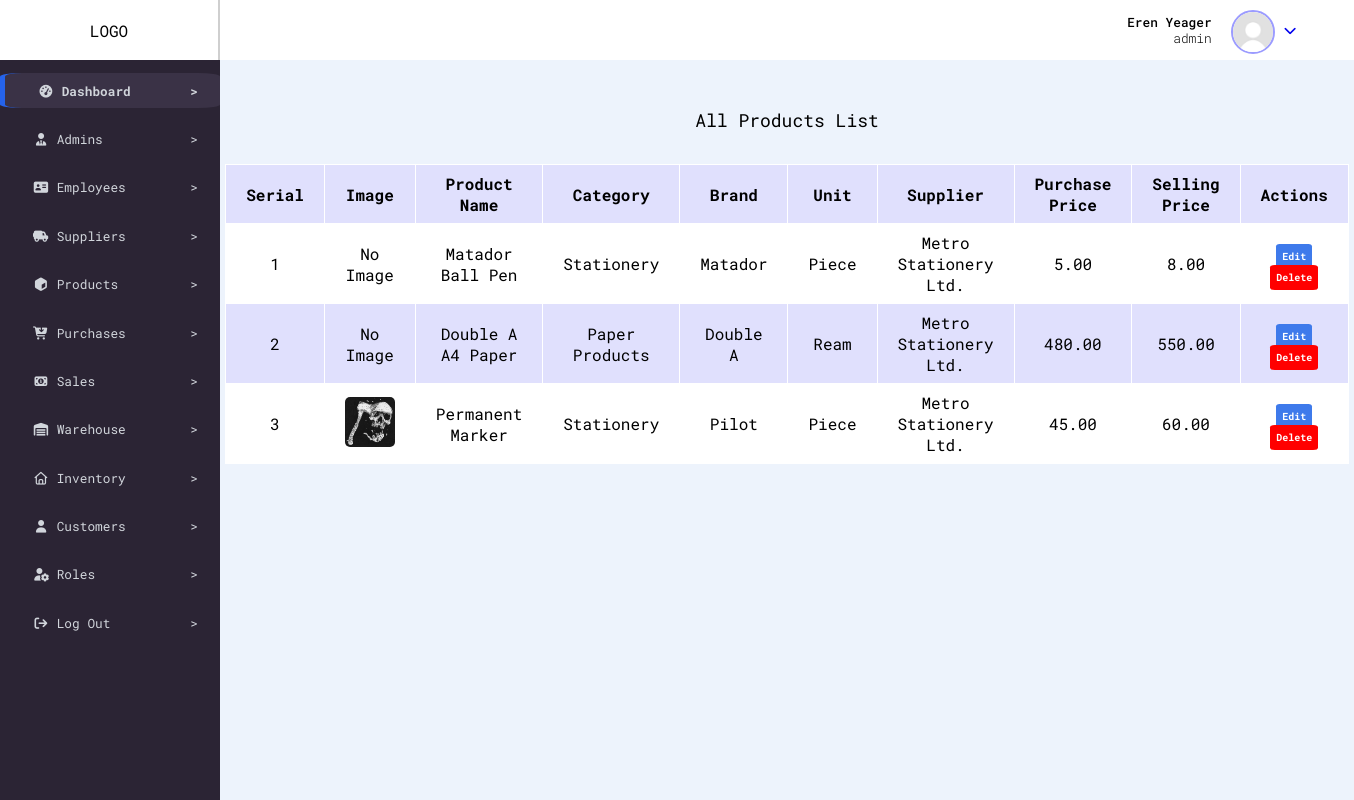
The page /dashboard.php?view=all_products (signed in) on the database its author committed.
### tables this page shows
CREATE TABLE `products` (
  `product_id` int(11) NOT NULL,
  `category_id` int(11) NOT NULL,
  `brand_id` int(11) NOT NULL,
  `unit_id` int(11) NOT NULL,
  `supplier_id` int(11) NOT NULL,
  `product_name` varchar(100) NOT NULL,
  `product_image` varchar(255) DEFAULT NULL,
  `description` varchar(300) DEFAULT NULL,
  `purchase_price` decimal(12,2) DEFAULT NULL,
  `selling_price` decimal(12,2) DEFAULT NULL,
  `created_at` timestamp NOT NULL DEFAULT current_timestamp()
);

CREATE TABLE `categories` (
  `category_id` int(11) NOT NULL,
  `category_name` varchar(20) NOT NULL,
  `created_at` timestamp NOT NULL DEFAULT current_timestamp()
);

CREATE TABLE `brands` (
  `brand_id` int(11) NOT NULL,
  `brand_name` varchar(20) NOT NULL,
  `created_at` timestamp NOT NULL DEFAULT current_timestamp()
);

CREATE TABLE `units` (
  `unit_id` int(11) NOT NULL,
  `unit_name` varchar(20) NOT NULL,
  `created_at` timestamp NOT NULL DEFAULT current_timestamp()
);

CREATE TABLE `suppliers` (
  `supplier_id` int(11) NOT NULL,
  `company_name` varchar(65) DEFAULT NULL,
  `contact_person` varchar(35) NOT NULL,
  `phone` varchar(12) NOT NULL,
  `email` varchar(100) NOT NULL,
  `address` varchar(200) DEFAULT NULL,
  `payment_terms` varchar(25) DEFAULT NULL,
  `created_at` timestamp NOT NULL DEFAULT current_timestamp()
);

### config/db.config.php (called while the page is built)
<?php
function dbQuery(string $query){
  $host = 'localhost';
  $port = 3308;
  $dbname = 'sme_inventory';
  $username = 'root';
  $password = '';
  $pdo = new PDO("mysql:host={$host};port={$port};dbname={$dbname}",$username,$password,[
    PDO::ATTR_ERRMODE =>  PDO::ERRMODE_EXCEPTION
    ]);
    $stmt = $pdo->prepare($query);
    $stmt->execute();
    $result = $stmt->fetchAll(PDO::FETCH_ASSOC);
    return $result;
  }
  ?>

### views/all_products.views.php (the view)
<div class="all_container">
  <div class="table_caption">
    All Products List
  </div>
  <table>
    <tr>
      <th>Serial</th>
      <th>Image</th>
      <th>Product Name</th>
      <th>Category</th>
      <th>Brand</th>
      <th>Unit</th>
      <th>Supplier</th>
      <th>Purchase Price</th>
      <th>Selling Price</th>
      <th>Actions</th>
    </tr>
    <?php
    $results = dbQuery(" SELECT products.*, categories.category_name, brands.brand_name, units.unit_name, suppliers.company_name
      FROM products
      JOIN categories
        ON products.category_id = categories.category_id
      JOIN brands
        ON products.brand_id = brands.brand_id
      JOIN units
        ON products.unit_id = units.unit_id
      JOIN suppliers
        ON products.supplier_id = suppliers.supplier_id");
    for ($i = 1; $i <= count($results); $i++) :
      $product = $results[$i - 1];
    ?>
      <tr>
        <td>
          <?= $i ?>
        </td>
        <td>
          <?php if (!empty($product['product_image'])) : ?>
            <img src="uploads/<?= $product['product_image'] ?>" width="50" height="50">
          <?php else : ?>
            No Image
          <?php endif; ?>
        </td>
        <td>
          <?= $product['product_name'] ?>
        </td>
        <td>
          <?= $product['category_name'] ?>
        </td>
        <td>
          <?= $product['brand_name'] ?>
        </td>
        <td>
          <?= $product['unit_name'] ?>
        </td>
        <td>
          <?= $product['company_name'] ?>
        </td>
        <td>
          <?= $product['purchase_price'] ?>
        </td>
        <td>
          <?= $product['selling_price'] ?>
        </td>
        <td>
          <a href="edit_product.php?id=<?= $product['product_id'] ?>">
            Edit
          </a>
          <a class="delete_button" href="inc/delete_product.php?id=<?= $product['product_id'] ?>">
            Delete
          </a>
        </td>
      </tr>
    <?php endfor; ?>
  </table>
</div>

### styles/style.css (style rules this page uses)
body { background-color: #685c79; font-family: "Roboto Mono", monospace; box-sizing: border-box; margin: 0; border: 0; }
.main .all_container .table_caption { width: 100%; font-size: large; padding-top: 3rem; padding-bottom: 2rem; display: flex; justify-content: center; }
.main .all_container table { width: 95%; border-spacing: 1px; background-color: white; margin-left: auto; margin-right: auto; }
.main .all_container td, .main .all_container th { text-align: center; padding: 8px 20px; }
tr:nth-child(odd) { background-color: rgb(224, 224, 253); }
.main .all_container td a { font-size: x-small; background-color: #3e7aeb; padding: 6px; margin-left: 6px; margin-right: 6px; color: white; font-weight: bold; cursor: pointer; border-radius: 10%; text-decoration: none; }
.main .all_container td img { object-fit: cover; border-radius: 5px; }
.main .all_container td .delete_button { background-color: red; }

### rows shown on the page
products: shows "No Image", product_name "Matador Ball Pen", category.category_name "Stationery", brand.brand_name "Matador", unit.unit_name "Piece", supplier.company_name "Metro Stationery Ltd.", purchase_price "5.00", selling_price "8.00"
products: shows "No Image", product_name "Double A A4 Paper", category.category_name "Paper Products", brand.brand_name "Double A", unit.unit_name "Ream", supplier.company_name "Metro Stationery Ltd.", purchase_price "480.00", selling_price "550.00"
products: product_image (picture), product_name "Permanent Marker", category.category_name "Stationery", brand.brand_name "Pilot", unit.unit_name "Piece", supplier.company_name "Metro Stationery Ltd.", purchase_price "45.00", selling_price "60.00"

### other values the page prints
$_SESSION['full_name'] "Eren Yeager"
$_SESSION['role_name'] "admin"
$key "Dashboard"
$key "Admins"
$key "Employees"
$key "Suppliers"
$key "Products"
$key "Purchases"
$key "Sales"
$key "Warehouse"
$key "Inventory"
$key "Customers"
$key "Roles"
$key "Log Out"
